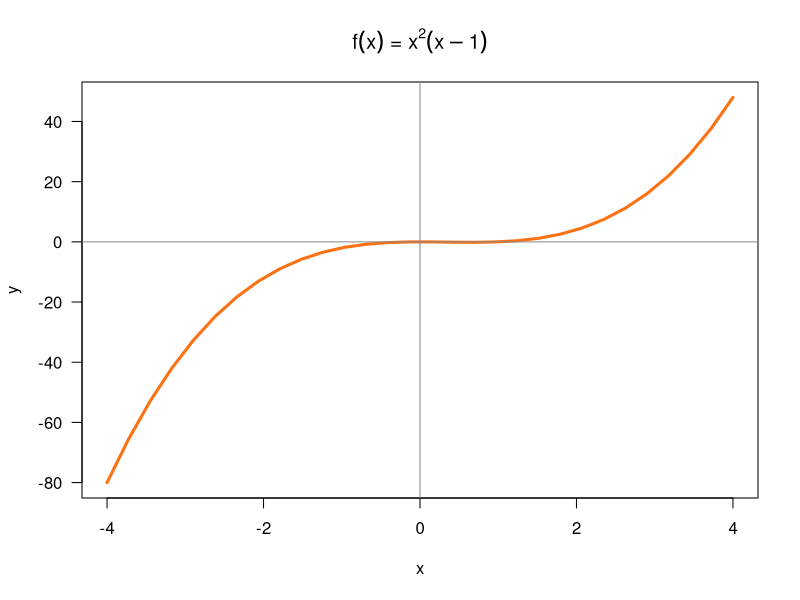

The R source for this figure: (Note: this script raises an error after producing the figure.)
## ---- chunk 1
knitr::opts_chunk$set(echo = TRUE, error = TRUE)
## ---- chunk 2
# fahrenheit degrees
far_deg <- 100

# convert to celsius
(far_deg - 32) * (5/9)
## ---- chunk 3
# fahrenheit degrees
far_deg <- 90

# convert to celsius
(far_deg - 32) * (5/9)
## ---- chunk 4
fahrenheit_to_celsius <- function(x) {
  (x - 32) * (5/9)
}

fahrenheit_to_celsius(100)
## ---- chunk 5
fahrenheit_to_celsius(90)
## ---- chunk 6
fahrenheit_to_celsius(c(90, 100, 110))
## ---- chunk 7
fahrenheit_to_celsius <- function(x = 1) {
  (x - 32) * (5/9)
}

# default execution
fahrenheit_to_celsius()
## ---- chunk 8
#| code-fold: true
#| code-summary: "Show answer"
miles_to_kms = function(x = 1) {
  x * 1.6
}
## ---- chunk 9
#| code-fold: true
#| code-summary: "Show answer"
gallon_to_liters = function(x = 1) {
  x * 3.78541
}
## ---- chunk 10
#| code-fold: true
#| code-summary: "Show answer"
f = function(x = 1) {
  x^2
}
## ---- chunk 11
#| code-fold: true
#| code-summary: "Show answer"
g = function(x = 1) {
  2*x + 5
}
## ---- chunk 12
#| code-fold: true
#| code-summary: "Show answer"
fog = function(x = 1) {
  f(g(x))
}
## ---- chunk 13
#| code-fold: true
#| code-summary: "Show answer"
gof = function(x = 1) {
  g(f(x))
}
## ---- chunk 14
poly1 <- function(x) {
  (x^2) * (x - 1)
}
## ---- chunk 15
# set of points
x <- seq(-4, 4, length.out = 30)
y <- poly1(x)

# graph polynomial
plot(x, y, type = 'l', lwd = 3, col = "#FB7215", las = 1)
abline(h = 0, v = 0, col = '#888888aa', lwd = 1.5)
title(main = expression(paste(f(x), ' = ', x^2, (x - 1))))
## ---- chunk 16
#| code-fold: true
#| code-summary: "Show answer"
pythagoras <- function(a, b) {
  sqrt(a^2 + b^2)
}
## ---- chunk 17
#| code-fold: true
#| code-summary: "Show answer"
pythagoras <- function(a, b = a) {
  sqrt(a^2 + b^2)
}
## ---- chunk 18
set.seed(345)
x1 <- rnorm(100)
summary(x1)
## ---- chunk 19
quartile1 <- function(x) {
  quantile(x, probs = 0.25)
}

# test it
quartile1(mtcars$wt)
## ---- chunk 20
quartile1 <- function(x, na.rm = FALSE) {
  quantile(x, probs = 0.25, na.rm = na.rm)
}
## ---- chunk 21
weight_na = mtcars$wt
weight_na[c(1, 10, 20)] = NA
## ---- chunk 22
quartile1(weight_na)
## ---- chunk 23
quartile1(weight_na, na.rm = TRUE)
## ---- chunk 24
#| code-fold: true
#| code-summary: "Show answer"
quartiles <- function(x = 1, na.rm = FALSE) {
  quantile(x, probs = c(0.25, 0.50, 0.75), na.rm = na.rm)
}
## ---- chunk 25
#| code-fold: true
#| code-summary: "Show answer"
gaussian <- function(x = 1, m = 0, s = 1) {
  constant = 1 / sqrt(2*pi)
  exponent = exp(-0.5 * ((x-m)/s)^2)
  output = constant * (1/s) * exponent
  output
}
## ---- chunk 26
# compare with dnorm()
dnorm(x = 1, mean = 0, sd = 2)
## ---- chunk 27
# you should get a plot like this one
x_values <- seq(-4.5, 4.5, by = 0.1)
y_values <- dnorm(x_values, mean = 0, sd = 2)
plot(x_values, y_values, las = 1, type = "l", lwd = 2)
